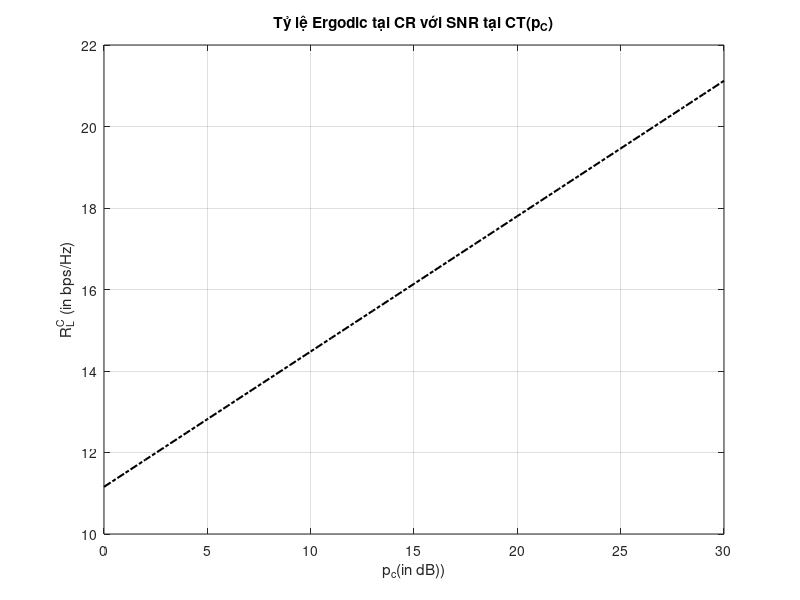

Write MATLAB code to recreate this figure. (Note: this script raises an error after producing the figure.)
clear all; 
clc;
%Thiet lap thong so mo phong
    n = 1e6;        %So mau 
    R = 60;         %Sl phan tu phan xa RISc 
    pc_dB = 0:1:30; %SNR tai CT

% Chuyen SNR tu dB sang thang do tuyen tinh
    pc_linear = 10.^(pc_dB/10);

% Thiet lap mang luu tru Ergodic
    ergodic_rates_analysis = zeros(size(pc_linear));
    
%Phan tich Ergodic
    for i = 1:length(pc_linear)
        Ec  = 1 + (R * (16 - pi^2)) / 16 + (R * pi / 4)^2 + (R * pi * sqrt(pi)) / 4;
        Ec2 = (R * pi / 4)^4 + 6 * (R * pi / 4)^2 * (R * (16 - pi^2) / 16) + 3 * (R * (16 - pi^2) / 16)^2 ...
            + 2 * sqrt(pi) * ((R * pi / 4)^3 + 3 * (R * pi / 4) * (R * (16 - pi^2) / 16)) ...
            + 6 * (R * (16 - pi^2) / 16 + (R * pi / 4)^2) + 3 * R * pi * sqrt(pi) + 2;
        kc = (Ec^2) / (Ec2 - Ec^2);
        thetac = (Ec2 - Ec^2) / Ec;

        % Tinh toc do Ergodic tai CR
        ergodic_rates_analysis(i) = (1/log(2)) * (log(1 + kc * pc_linear(i) * thetac)...
                                  - (kc * (pc_linear(i) * thetac).^2) / (2 * (1 + kc * pc_linear(i) * thetac).^2));
    end
    % Ve do thi cho cac ket qua
    figure;
    plot(pc_dB, ergodic_rates_analysis, 'k-.','LineWidth', 1.5);
    xlabel('p_c(in dB))');
    ylabel('R^C_L (in bps/Hz)');
    title('Tỷ lệ Ergodic tại CR với SNR tại CT(p_C)');
    grid on;
    ax = gca;
    ax.XMinorGrid = 'on';
    
    pc_dB = [0 3 7 14 18 22 27 30];
    pc_linear = 10.^(pc_dB/10);
    ergodic_rates_simulated = zeros(size(pc_linear));

%Mo phong Ergodic
    for i = 1:length(pc_linear)
        ergodic_rate_sum = 0;
        for j = 1:n
        % Tao kenh Rayleigh theo phan phoi Gaussian
            h1 = (randn() + 1i * randn()) / sqrt(2);
            h2 = (randn(R, 1) + 1i * randn(R, 1)) / sqrt(2);
            h3 = (randn(R, 1) + 1i * randn(R, 1)) / sqrt(2);

            Theta_c = diag(exp(1i * rand(R,1) * 2 * pi));% Ma tran dich pha cua RISc
            gamma_L_C = pc_linear(i) * abs(h1 + h3' * Theta_c * h2).^2;% SINR tai CT
            ergodic_rate_sum = ergodic_rate_sum + log2(1 + gamma_L_C);% Ergodic tai CR
        end
        ergodic_rates_simulated(i) = ergodic_rate_sum / n;% Ergodic tai CR
    end
    hold on;
    plot(pc_dB, ergodic_rates_simulated, 'o-', 'LineWidth', 1);
    legend('Phân tích','Mô phỏng');